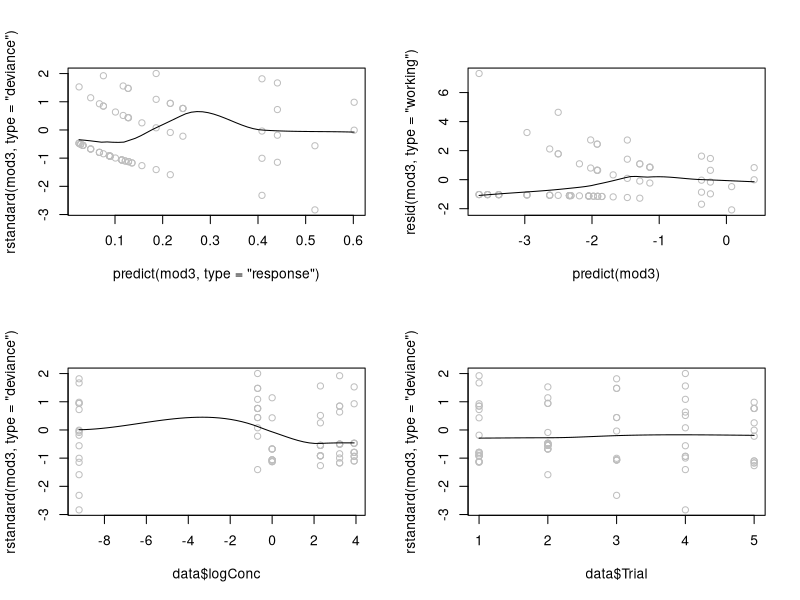
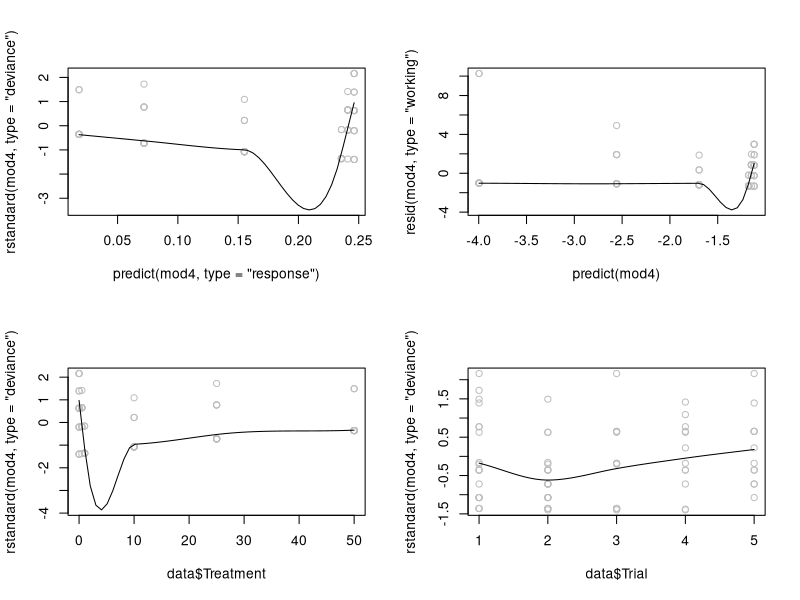
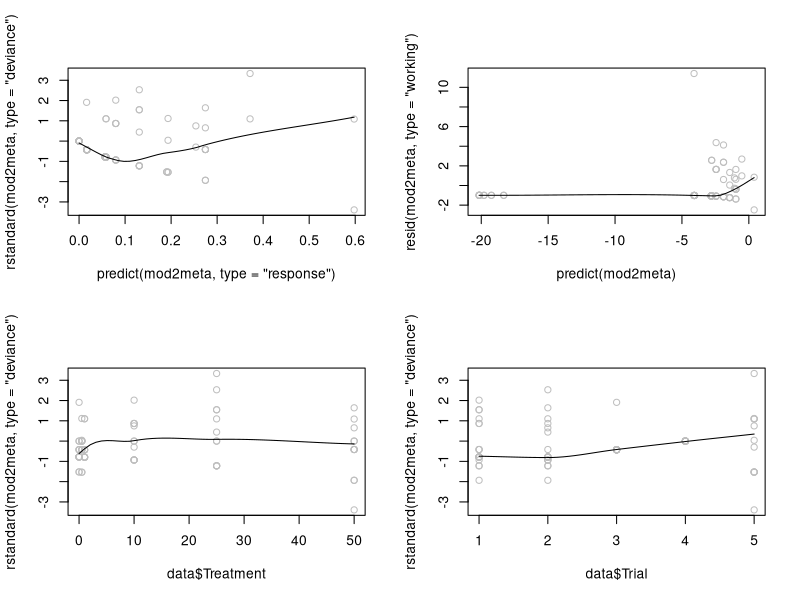
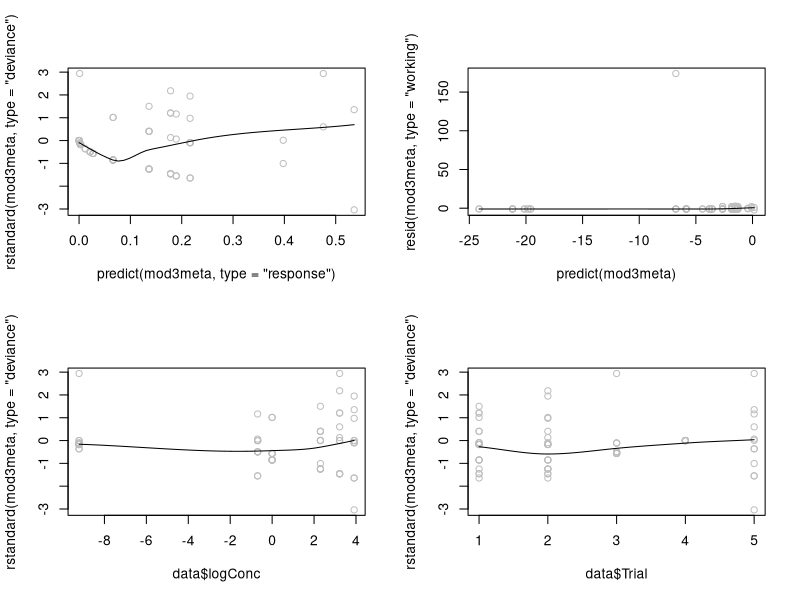
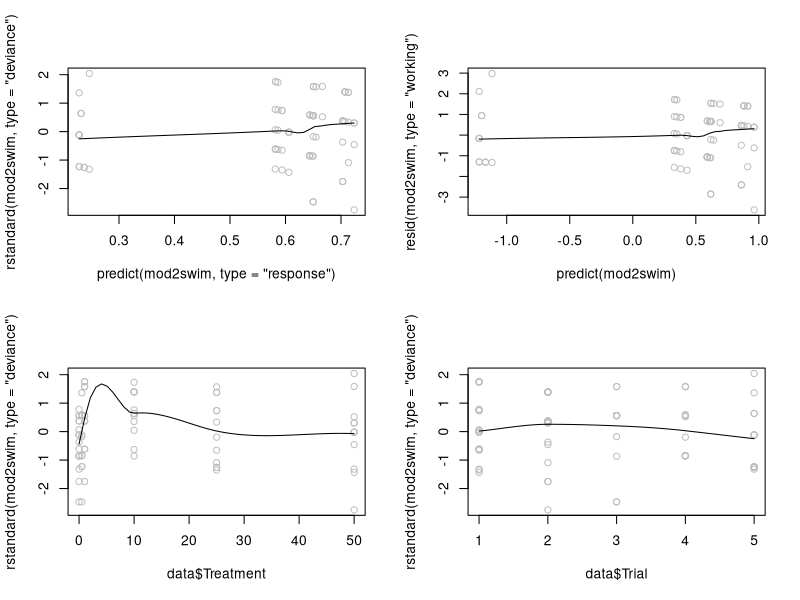
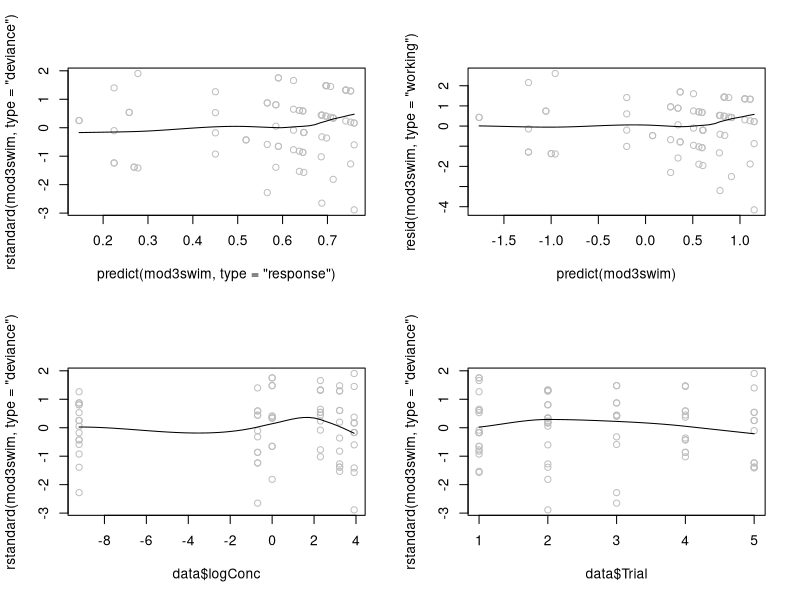
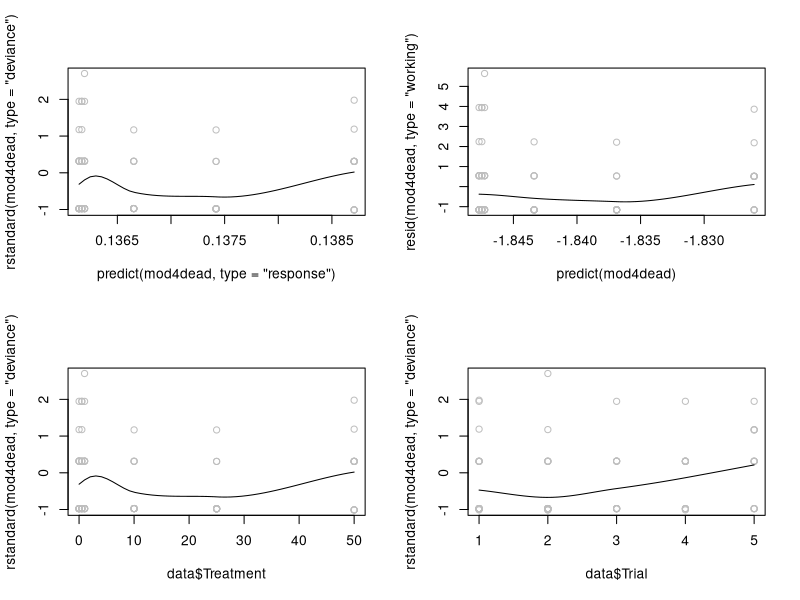
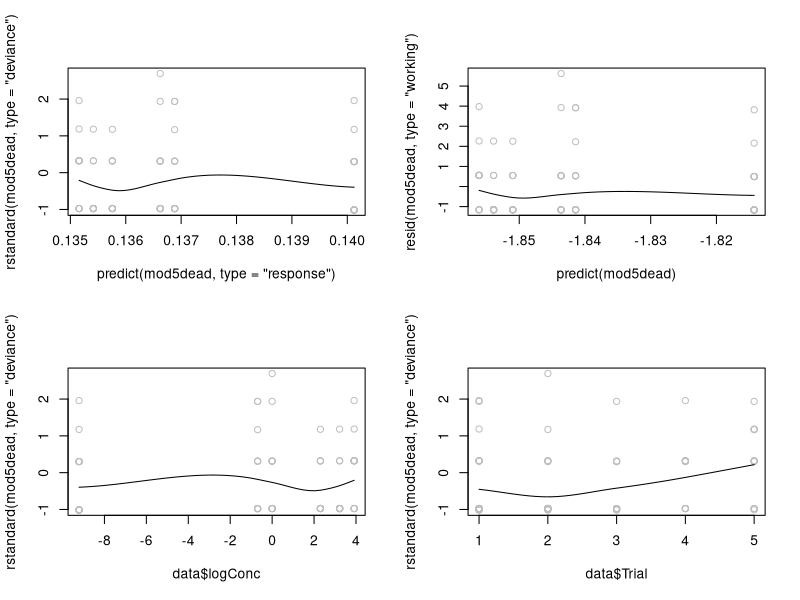

Recreate these plots in R, in order.
## ---- chunk 1
knitr::opts_chunk$set(echo = TRUE)

library(tidyverse)
library(MASS)
library(effects)
library(lmtest)
library(statmod)
library(plyr)

## ---- chunk 2
#Modify location as needed
data <- read.csv("./data.csv", header = TRUE)

## ---- chunk 3
#Look at data
head(data)

#Change trial to a factor from an integer
data$Trial <- as.factor(data$Trial)
head(data)

#Add a vector/column for natural log transformed concentration. Add a small value because of the presences of zeroes (controls) in the dataset.
data$logConc <- log(data$Treatment+0.0001)
head(data)

#Add column for total larvae
data$total_larvae <- data$settle_n + data$meta_n + data$swim_n +data$dead_n
head(data)

## ---- chunk 4
# Start with full, binomial model
mod1 <- glm(settle_prop ~ Treatment + Trial, family = binomial, weights = total_larvae,
            data = data)
summary(mod1)

# Extract residual deviance
residual_deviance <- deviance(mod1)

# Degrees of freedom
df <- nrow(model.matrix(mod1)) - length(coefficients(mod1))

# Compute p-value to test for overdispersion
p_value <- 1 - pchisq(residual_deviance, df)

# Print results
print(paste("Residual Deviance:", residual_deviance))
print(paste("Degrees of freedom:", df))
print(paste("P-value:", p_value))

## ---- chunk 5
mod2 <- glm(settle_prop ~ Treatment + Trial, family = quasibinomial, weights = total_larvae,
            data = data)
mod3 <- glm(settle_prop ~ logConc + Trial, family = quasibinomial, weights = total_larvae,
            data = data)
mod4 <- glm(settle_prop ~ Treatment, family = quasibinomial, weights = total_larvae,
            data = data)
mod5 <- glm(settle_prop ~ logConc, family = quasibinomial, weights = total_larvae,
            data = data)

# Compare full vs reduced models
anova(mod4, mod2, test = "Chisq")
anova(mod5, mod3, test = "Chisq") 

## ---- chunk 6
#Residual plots for mod3
par(mfrow=c(2,2))
scatter.smooth(predict(mod3, type='response'), rstandard(mod3, type='deviance'), col='gray')
scatter.smooth(predict(mod3), resid(mod3, type='working'), col='gray')
scatter.smooth(data$logConc, rstandard(mod3, type='deviance'), col='gray')
scatter.smooth(data$Trial, rstandard(mod3, type='deviance'), col='gray')

#Residual plots for mod4
scatter.smooth(predict(mod4, type='response'), rstandard(mod4, type='deviance'), col='gray')
scatter.smooth(predict(mod4), resid(mod4, type='working'), col='gray')
scatter.smooth(data$Treatment, rstandard(mod4, type='deviance'), col='gray')
scatter.smooth(data$Trial, rstandard(mod4, type='deviance'), col='gray')

## ---- chunk 7
# Model predictions
mod3_eff <- effect("logConc", mod3)
mod3_eff <- as.data.frame(mod3_eff)

# Custom ticks and labels since x-axis is log-transformed
custom_ticks <- c(0.000125, 0.5, 1, 10, 25, 50)  
custom_labels <- c("0", "0.5", "1", "10", "25", "50")

# Plot using ggplot2
settle_plot <- ggplot(mod3_eff, aes(x = logConc, y = fit)) +
  geom_line() +
  geom_ribbon(aes(ymin = lower, ymax = upper), alpha = 0.2) +
  labs(x = bquote(Sediment~Concentration~(mg/cm^2)), y = "Settlement Rate (%)") +
  scale_x_continuous(
    breaks = log(custom_ticks),
    labels = custom_labels
  ) +
  scale_y_continuous(
    breaks = seq(0, 1, 0.2),
    limits = c(0, 1),
    labels = function(x) paste0(x*100)
  ) +
  theme_minimal()

#Print model summary
summary(mod3)

## ---- chunk 8

# Extract 95% confidence intervals for the coefficients and coefficient estimates
conf_intervals <- confint(mod3, level = 0.95)
coefficients <- coef(mod3)

# Back-transform the coefficients and confidence intervals
exp_coefficients <- exp(coefficients) - 0.0001 
exp_conf_intervals <- exp(conf_intervals) - 0.0001

# Extract p-values from the model summary
p_values <- round(summary(mod3)$coefficients[, 4], digits = 3)


# Print the estimates
estimates <- cbind(exp_coefficients, exp_conf_intervals, p_values)
print(estimates)

# Calculate the % decrease.
dec_exp_coefficients <- round(1 - (exp(coefficients) - 0.0001), digits = 3)
dec_exp_conf_intervals <- round(1 - (exp(conf_intervals) - 0.0001), digits = 3)


# Print the estimates
estimates2 <- cbind(dec_exp_coefficients, dec_exp_conf_intervals, p_values)
print(estimates2)

## ---- chunk 9
# Back-transform the coefficients and confidence intervals
ten_coefficients <- round(exp(10*coefficients) - 0.0001, digits = 3)
ten_conf_intervals <- round(exp(10*conf_intervals) - 0.0001, digits = 3)


# Print the estimates
ten_estimates <- cbind(ten_coefficients, ten_conf_intervals, p_values)
print(ten_estimates)

# Calculate the % decrease.
dec_ten_coefficients <- round(1 - (exp(10*coefficients) - 0.0001), digits = 3)
dec_ten_conf_intervals <- round(1 - (exp(10*conf_intervals) - 0.0001), digits = 3)


# Print the estimates
ten_estimates2 <- cbind(dec_ten_coefficients, dec_ten_conf_intervals, p_values)
print(ten_estimates2)

## ---- chunk 10
# Start with full, binomial model
mod1meta <- glm(meta_prop ~ Treatment + Trial, family = binomial, weights = total_larvae,
            data = data)
summary(mod1meta)

# Test for Overdispersion
residual_deviance_meta <- deviance(mod1meta)
df_meta <- nrow(model.matrix(mod1meta)) - length(coefficients(mod1meta))
p_value_meta <- 1 - pchisq(residual_deviance_meta, df)

# Print results
print(paste("Residual Deviance:", residual_deviance_meta))
print(paste("Degrees of freedom:", df_meta))
print(paste("P-value:", p_value_meta)) 

## ---- chunk 11
mod2meta <- glm(meta_prop ~ Treatment + Trial, family = binomial, weights = total_larvae,
            data = data)
mod3meta <- glm(meta_prop ~ logConc + Trial, family = binomial, weights = total_larvae,
            data = data)
mod4meta <- glm(meta_prop ~ Treatment, family = binomial, weights = total_larvae,
            data = data)
mod5meta <- glm(meta_prop ~ logConc, family = binomial, weights = total_larvae,
            data = data)

# Compare full vs reduced models, with and without log-transformed concentration
anova(mod4meta, mod2meta, test = "Chisq") 
anova(mod5meta, mod3meta, test = "Chisq") 

## ---- chunk 12
#Residual plots for mod2
par(mfrow=c(2,2))
scatter.smooth(predict(mod2meta, type='response'), rstandard(mod2meta, type='deviance'), col='gray')
scatter.smooth(predict(mod2meta), resid(mod2meta, type='working'), col='gray')
scatter.smooth(data$Treatment, rstandard(mod2meta, type='deviance'), col='gray')
scatter.smooth(data$Trial, rstandard(mod2meta, type='deviance'), col='gray')

#Residual plots for mod3
scatter.smooth(predict(mod3meta, type='response'), rstandard(mod3meta, type='deviance'), col='gray')
scatter.smooth(predict(mod3meta), resid(mod3meta, type='working'), col='gray')
scatter.smooth(data$logConc, rstandard(mod3meta, type='deviance'), col='gray')
scatter.smooth(data$Trial, rstandard(mod3meta, type='deviance'), col='gray')

## ---- chunk 13
# Model predictions
mod3meta_eff <- effect("logConc", mod3meta)
mod3meta_eff <- as.data.frame(mod3meta_eff)

# Custom ticks and labels (since x-axis is log-transformed)
custom_ticks <- c(0.000125, 0.5, 1, 10, 25, 50)
custom_labels <- c("0", "0.5", "1", "10", "25", "50")

# Plot using ggplot2
pm_plot <- ggplot(mod3meta_eff, aes(x = logConc, y = fit)) +
  geom_line() +
  geom_ribbon(aes(ymin = lower, ymax = upper), alpha = 0.2) +
  labs(x = bquote(Sediment~Concentration~(mg/cm^2)), y = "Proportion partially metamorphosed") +
  scale_x_continuous(
    breaks = log(custom_ticks),
    labels = custom_labels
  ) +
  scale_y_continuous(
    breaks = seq(0, 1, 0.2),
    limits = c(0, 1)
  ) +
  theme_minimal()

## ---- chunk 14
meta_plot <- ggplot(data, aes(x = logConc, y = meta_prop)) +
  geom_point(position = "jitter") +
  geom_smooth(method = "lm", se = FALSE, color = "black") + 
  labs(x = bquote(Sediment~Concentration~(mg/cm^2)), y = "Partial Metamorphosis Rate (%)") +
  scale_x_continuous(
    breaks = log(custom_ticks),
    labels = custom_labels
  ) +
  scale_y_continuous(
    breaks = seq(0, 1, 0.2),
    limits = c(0, 1),
    labels = function(x) paste0(x*100)
  ) +
  theme_minimal()

## ---- chunk 15
# Start with full, binomial model
mod1swim <- glm(swim_prop ~ Treatment + Trial, family = binomial, weights = total_larvae,
            data = data)
summary(mod1swim)

# Test for Overdispersion
residual_deviance_swim <- deviance(mod1swim)
df_swim <- nrow(model.matrix(mod1swim)) - length(coefficients(mod1swim))
p_value_swim <- 1 - pchisq(residual_deviance_swim, df)

# Print results
print(paste("Residual Deviance:", residual_deviance_swim))
print(paste("Degrees of freedom:", df_swim))
print(paste("P-value:", p_value_swim)) 

## ---- chunk 16
mod2swim <- glm(swim_prop ~ Treatment + Trial, family = quasibinomial, weights = total_larvae,
            data = data)
mod3swim <- glm(swim_prop ~ logConc + Trial, family = quasibinomial, weights = total_larvae,
            data = data)
mod4swim <- glm(swim_prop ~ Treatment, family = quasibinomial, weights = total_larvae,
            data = data)
mod5swim <- glm(swim_prop ~ logConc, family = quasibinomial, weights = total_larvae,
            data = data)

# Compare full vs reduced models, with or without log transformed concentration
anova(mod4swim, mod2swim, test = "Chisq") 
anova(mod5swim, mod3swim, test = "Chisq") 

## ---- chunk 17
#Residual plots for mod2
par(mfrow=c(2,2))
scatter.smooth(predict(mod2swim, type='response'), rstandard(mod2swim, type='deviance'), col='gray')
scatter.smooth(predict(mod2swim), resid(mod2swim, type='working'), col='gray')
scatter.smooth(data$Treatment, rstandard(mod2swim, type='deviance'), col='gray')
scatter.smooth(data$Trial, rstandard(mod2swim, type='deviance'), col='gray')

#Residual plots for mod3
scatter.smooth(predict(mod3swim, type='response'), rstandard(mod3swim, type='deviance'), col='gray')
scatter.smooth(predict(mod3swim), resid(mod3swim, type='working'), col='gray')
scatter.smooth(data$logConc, rstandard(mod3swim, type='deviance'), col='gray')
scatter.smooth(data$Trial, rstandard(mod3swim, type='deviance'), col='gray')

## ---- chunk 18
# Model predictions
mod3swim_eff <- effect("logConc", mod3swim)
mod3swim_eff <- as.data.frame(mod3swim_eff)

# Custom ticks and labels (since x-axis is log-transformed)
custom_ticks <- c(0.000125, 0.5, 1, 10, 25, 50) 
custom_labels <- c("0", "0.5", "1", "10", "25", "50")

# Plot using ggplot2
swim_plot <- ggplot(mod3swim_eff, aes(x = logConc, y = fit)) +
  geom_line() +
  geom_ribbon(aes(ymin = lower, ymax = upper), alpha = 0.2) +
  labs(x = bquote(Sediment~Concentration~(mg/cm^2)), y = "Rate of Larval Swimming (%)") +
  scale_x_continuous(
    breaks = log(custom_ticks),
    labels = custom_labels
  ) +
  scale_y_continuous(
    breaks = seq(0, 1, 0.2),
    limits = c(0, 1),
    labels = function(x) paste0(x*100)
  ) +
  theme_minimal()

#Model Summary
summary(mod3swim)
## ---- chunk 19
# Start with full, binomial model
mod1dead <- glm(dead_prop ~ Treatment + Trial, family = binomial, weights = total_larvae,
            data = data)
summary(mod1dead)

# Test for Overdispersion
residual_deviance_dead <- deviance(mod1dead)
df_dead <- nrow(model.matrix(mod1dead)) - length(coefficients(mod1dead))
p_value_dead <- 1 - pchisq(residual_deviance_dead, df)

# Print results
print(paste("Residual Deviance:", residual_deviance_dead))
print(paste("Degrees of freedom:", df_dead))
print(paste("P-value:", p_value_dead))  

## ---- chunk 20
mod2dead <- glm(dead_prop ~ Treatment + Trial, family = quasibinomial, weights = total_larvae,
            data = data)
mod3dead <- glm(dead_prop ~ logConc + Trial, family = quasibinomial, weights = total_larvae,
            data = data)
mod4dead <- glm(dead_prop ~ Treatment, family = quasibinomial, weights = total_larvae,
            data = data)
mod5dead <- glm(dead_prop ~ logConc, family = quasibinomial, weights = total_larvae,
            data = data)

# Compare full vs reduced models, with and without log-transformed concentration
anova(mod4dead, mod2dead, test = "Chisq") 
anova(mod5dead, mod3dead, test = "Chisq") 

## ---- chunk 21
#Residual plots for mod4
par(mfrow=c(2,2))
scatter.smooth(predict(mod4dead, type='response'), rstandard(mod4dead, type='deviance'), col='gray')
scatter.smooth(predict(mod4dead), resid(mod4dead, type='working'), col='gray')
scatter.smooth(data$Treatment, rstandard(mod4dead, type='deviance'), col='gray')
scatter.smooth(data$Trial, rstandard(mod4dead, type='deviance'), col='gray') 

#Residual plots for mod5
scatter.smooth(predict(mod5dead, type='response'), rstandard(mod5dead, type='deviance'), col='gray')
scatter.smooth(predict(mod5dead), resid(mod5dead, type='working'), col='gray')
scatter.smooth(data$logConc, rstandard(mod5dead, type='deviance'), col='gray')
scatter.smooth(data$Trial, rstandard(mod5dead, type='deviance'), col='gray') 

#Residual plots for mod3
scatter.smooth(predict(mod3dead, type='response'), rstandard(mod3dead, type='deviance'), col='gray')
scatter.smooth(predict(mod3dead), resid(mod3dead, type='working'), col='gray')
scatter.smooth(data$logConc, rstandard(mod3dead, type='deviance'), col='gray')
scatter.smooth(data$Trial, rstandard(mod3dead, type='deviance'), col='gray') 

#Residual plots for mod2
scatter.smooth(predict(mod2dead, type='response'), rstandard(mod2dead, type='deviance'), col='gray')
scatter.smooth(predict(mod2dead), resid(mod2dead, type='working'), col='gray')
scatter.smooth(data$logConc, rstandard(mod2dead, type='deviance'), col='gray')
scatter.smooth(data$Trial, rstandard(mod2dead, type='deviance'), col='gray') 

## ---- chunk 22
# Model predictions
mod3dead_eff <- effect("logConc", mod3dead)
mod3dead_eff <- as.data.frame(mod3dead_eff)

# Custom ticks and labels (since x-axis is log-transformed)
custom_ticks <- c(0.000125, 0.5, 1, 10, 25, 50)  
custom_labels <- c("0", "0.5", "1", "10", "25", "50")

# Plot using ggplot2
dead_plot <- ggplot(mod3dead_eff, aes(x = logConc, y = fit)) +
  geom_line() +
  geom_ribbon(aes(ymin = lower, ymax = upper), alpha = 0.2) +
  labs(x = bquote(Sediment~Concentration~(mg/cm^2)), y = "Larval Mortality Rate (%)") +
  scale_x_continuous(
    breaks = log(custom_ticks),
    labels = custom_labels
  ) +
  scale_y_continuous(
    breaks = seq(0, 1, 0.2),
    limits = c(0, 1),
    labels = function(x) paste0(x*100)
  ) +
  theme_minimal()

# Model summary
summary(mod3dead)
